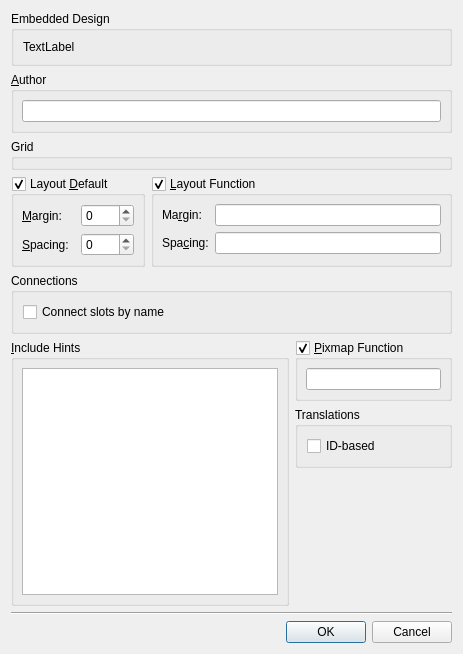
<?xml version="1.0" encoding="UTF-8"?>
<ui version="4.0">
 <comment>*********************************************************************
**
** Copyright (C) 2021 The Qt Company Ltd.
** Contact: https://www.qt.io/licensing/
**
** This file is part of the Qt Designer of the Qt Toolkit.
**
** $QT_BEGIN_LICENSE:COMM$
**
** Commercial License Usage
** Licensees holding valid commercial Qt licenses may use this file in
** accordance with the commercial license agreement provided with the
** Software or, alternatively, in accordance with the terms contained in
** a written agreement between you and The Qt Company. For licensing terms
** and conditions see https://www.qt.io/terms-conditions. For further
** information use the contact form at https://www.qt.io/contact-us.
**
** $QT_END_LICENSE$
**
**
**
**
**
**
**
**
****************************************************************************</comment>
 <class>FormWindowSettings</class>
 <widget class="QDialog" name="FormWindowSettings">
  <property name="geometry">
   <rect>
    <x>0</x>
    <y>0</y>
    <width>463</width>
    <height>654</height>
   </rect>
  </property>
  <property name="windowTitle">
   <string>Form Settings</string>
  </property>
  <layout class="QGridLayout">
   <item row="9" column="0" colspan="2">
    <widget class="QDialogButtonBox" name="buttonBox">
     <property name="orientation">
      <enum>Qt::Horizontal</enum>
     </property>
     <property name="standardButtons">
      <set>QDialogButtonBox::Cancel|QDialogButtonBox::Ok</set>
     </property>
    </widget>
   </item>
   <item row="2" column="0" colspan="2">
    <widget class="qdesigner_internal::GridPanel" name="gridPanel">
     <property name="title">
      <string>Grid</string>
     </property>
    </widget>
   </item>
   <item row="5" column="0" rowspan="3">
    <widget class="QGroupBox" name="includeHintsGroupBox">
     <property name="title">
      <string>&amp;Include Hints</string>
     </property>
     <layout class="QVBoxLayout">
      <property name="spacing">
       <number>6</number>
      </property>
      <property name="leftMargin">
       <number>8</number>
      </property>
      <property name="topMargin">
       <number>8</number>
      </property>
      <property name="rightMargin">
       <number>8</number>
      </property>
      <property name="bottomMargin">
       <number>8</number>
      </property>
      <item>
       <widget class="QTextEdit" name="includeHintsTextEdit"/>
      </item>
     </layout>
    </widget>
   </item>
   <item row="6" column="1">
    <widget class="QGroupBox" name="translationsGroupBox">
     <property name="title">
      <string>Translations</string>
     </property>
     <layout class="QVBoxLayout" name="verticalLayout_2">
      <item>
       <widget class="QCheckBox" name="idBasedTranslationsCheckBox">
        <property name="text">
         <string>ID-based</string>
        </property>
       </widget>
      </item>
     </layout>
    </widget>
   </item>
   <item row="5" column="1">
    <layout class="QHBoxLayout">
     <property name="spacing">
      <number>6</number>
     </property>
     <property name="leftMargin">
      <number>0</number>
     </property>
     <property name="topMargin">
      <number>0</number>
     </property>
     <property name="rightMargin">
      <number>0</number>
     </property>
     <property name="bottomMargin">
      <number>0</number>
     </property>
     <item>
      <widget class="QGroupBox" name="pixmapFunctionGroupBox">
       <property name="title">
        <string>&amp;Pixmap Function</string>
       </property>
       <property name="checkable">
        <bool>true</bool>
       </property>
       <layout class="QVBoxLayout">
        <property name="spacing">
         <number>6</number>
        </property>
        <property name="leftMargin">
         <number>8</number>
        </property>
        <property name="topMargin">
         <number>8</number>
        </property>
        <property name="rightMargin">
         <number>8</number>
        </property>
        <property name="bottomMargin">
         <number>8</number>
        </property>
        <item>
         <widget class="QLineEdit" name="pixmapFunctionLineEdit"/>
        </item>
       </layout>
      </widget>
     </item>
    </layout>
   </item>
   <item row="8" column="0" colspan="2">
    <widget class="Line" name="line">
     <property name="orientation">
      <enum>Qt::Horizontal</enum>
     </property>
    </widget>
   </item>
   <item row="1" column="0" colspan="2">
    <widget class="QGroupBox" name="pixmapFunctionGroupBox_2">
     <property name="title">
      <string>&amp;Author</string>
     </property>
     <layout class="QVBoxLayout">
      <property name="spacing">
       <number>6</number>
      </property>
      <property name="leftMargin">
       <number>8</number>
      </property>
      <property name="topMargin">
       <number>8</number>
      </property>
      <property name="rightMargin">
       <number>8</number>
      </property>
      <property name="bottomMargin">
       <number>8</number>
      </property>
      <item>
       <widget class="QLineEdit" name="authorLineEdit"/>
      </item>
     </layout>
    </widget>
   </item>
   <item row="7" column="1">
    <spacer>
     <property name="orientation">
      <enum>Qt::Vertical</enum>
     </property>
     <property name="sizeHint" stdset="0">
      <size>
       <width>111</width>
       <height>115</height>
      </size>
     </property>
    </spacer>
   </item>
   <item row="0" column="0" colspan="2">
    <widget class="QGroupBox" name="embeddedGroupBox">
     <property name="title">
      <string>Embedded Design</string>
     </property>
     <layout class="QVBoxLayout" name="verticalLayout">
      <item>
       <widget class="QLabel" name="deviceProfileLabel">
        <property name="text">
         <string notr="true">TextLabel</string>
        </property>
       </widget>
      </item>
     </layout>
    </widget>
   </item>
   <item row="3" column="0" colspan="2">
    <layout class="QHBoxLayout">
     <property name="spacing">
      <number>6</number>
     </property>
     <property name="leftMargin">
      <number>0</number>
     </property>
     <property name="topMargin">
      <number>0</number>
     </property>
     <property name="rightMargin">
      <number>0</number>
     </property>
     <property name="bottomMargin">
      <number>0</number>
     </property>
     <item>
      <widget class="QGroupBox" name="layoutDefaultGroupBox">
       <property name="title">
        <string>Layout &amp;Default</string>
       </property>
       <property name="checkable">
        <bool>true</bool>
       </property>
       <layout class="QGridLayout">
        <property name="leftMargin">
         <number>8</number>
        </property>
        <property name="topMargin">
         <number>8</number>
        </property>
        <property name="rightMargin">
         <number>8</number>
        </property>
        <property name="bottomMargin">
         <number>8</number>
        </property>
        <property name="spacing">
         <number>6</number>
        </property>
        <item row="1" column="0">
         <widget class="QLabel" name="label_2">
          <property name="text">
           <string>&amp;Spacing:</string>
          </property>
          <property name="buddy">
           <cstring>defaultSpacingSpinBox</cstring>
          </property>
         </widget>
        </item>
        <item row="0" column="0">
         <widget class="QLabel" name="label">
          <property name="text">
           <string>&amp;Margin:</string>
          </property>
          <property name="buddy">
           <cstring>defaultMarginSpinBox</cstring>
          </property>
         </widget>
        </item>
        <item row="1" column="1">
         <widget class="QSpinBox" name="defaultSpacingSpinBox"/>
        </item>
        <item row="0" column="1">
         <widget class="QSpinBox" name="defaultMarginSpinBox"/>
        </item>
       </layout>
      </widget>
     </item>
     <item>
      <widget class="QGroupBox" name="layoutFunctionGroupBox">
       <property name="title">
        <string>&amp;Layout Function</string>
       </property>
       <property name="checkable">
        <bool>true</bool>
       </property>
       <layout class="QGridLayout">
        <property name="leftMargin">
         <number>8</number>
        </property>
        <property name="topMargin">
         <number>8</number>
        </property>
        <property name="rightMargin">
         <number>8</number>
        </property>
        <property name="bottomMargin">
         <number>8</number>
        </property>
        <property name="spacing">
         <number>6</number>
        </property>
        <item row="1" column="1">
         <widget class="QLineEdit" name="spacingFunctionLineEdit"/>
        </item>
        <item row="0" column="1">
         <widget class="QLineEdit" name="marginFunctionLineEdit"/>
        </item>
        <item row="0" column="0">
         <widget class="QLabel" name="label_3">
          <property name="text">
           <string>Ma&amp;rgin:</string>
          </property>
          <property name="buddy">
           <cstring>marginFunctionLineEdit</cstring>
          </property>
         </widget>
        </item>
        <item row="1" column="0">
         <widget class="QLabel" name="label_3_2">
          <property name="text">
           <string>Spa&amp;cing:</string>
          </property>
          <property name="buddy">
           <cstring>spacingFunctionLineEdit</cstring>
          </property>
         </widget>
        </item>
       </layout>
      </widget>
     </item>
    </layout>
   </item>
   <item row="4" column="0" colspan="2">
    <widget class="QGroupBox" name="connectionsGroupBox">
     <property name="title">
      <string>Connections</string>
     </property>
     <layout class="QVBoxLayout" name="verticalLayout_3">
      <item>
       <widget class="QCheckBox" name="connectSlotsByNameCheckBox">
        <property name="text">
         <string>Connect slots by name</string>
        </property>
       </widget>
      </item>
     </layout>
    </widget>
   </item>
  </layout>
 </widget>
 <customwidgets>
  <customwidget>
   <class>qdesigner_internal::GridPanel</class>
   <extends>QGroupBox</extends>
   <header location="global">gridpanel_p.h</header>
   <container>1</container>
  </customwidget>
 </customwidgets>
 <tabstops>
  <tabstop>authorLineEdit</tabstop>
  <tabstop>defaultMarginSpinBox</tabstop>
  <tabstop>defaultSpacingSpinBox</tabstop>
  <tabstop>marginFunctionLineEdit</tabstop>
  <tabstop>spacingFunctionLineEdit</tabstop>
  <tabstop>pixmapFunctionLineEdit</tabstop>
 </tabstops>
 <resources/>
 <connections>
  <connection>
   <sender>buttonBox</sender>
   <signal>accepted()</signal>
   <receiver>FormWindowSettings</receiver>
   <slot>accept()</slot>
   <hints>
    <hint type="sourcelabel">
     <x>294</x>
     <y>442</y>
    </hint>
    <hint type="destinationlabel">
     <x>150</x>
     <y>459</y>
    </hint>
   </hints>
  </connection>
  <connection>
   <sender>buttonBox</sender>
   <signal>rejected()</signal>
   <receiver>FormWindowSettings</receiver>
   <slot>reject()</slot>
   <hints>
    <hint type="sourcelabel">
     <x>373</x>
     <y>444</y>
    </hint>
    <hint type="destinationlabel">
     <x>357</x>
     <y>461</y>
    </hint>
   </hints>
  </connection>
 </connections>
</ui>
